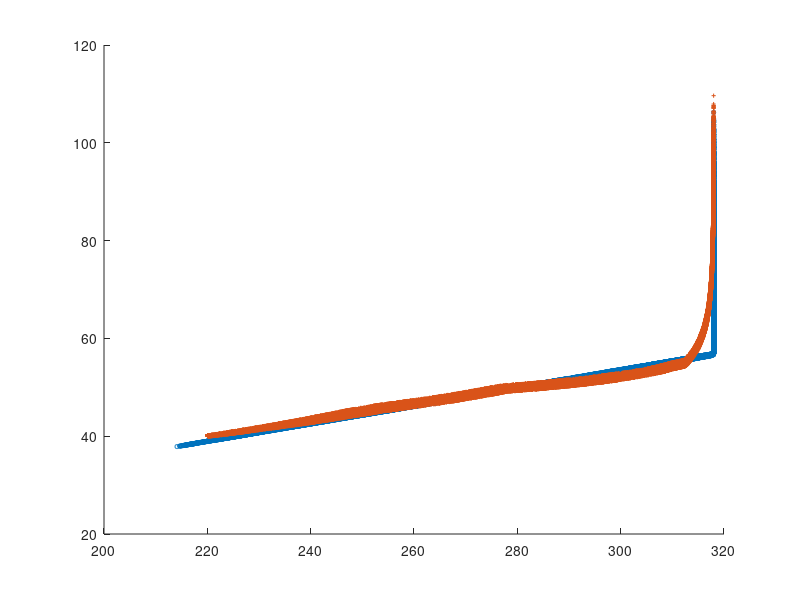

MATLAB code for this plot: (Note: this script raises an error after producing the figure.)
clear;
clc;

load('PGEN_ipopt.mat')
load('PGEN_Pre.mat')

%% 主图：PG1–PG4 对比（Optimizer vs NN-OptNet）
% PGEN_ipopt: [N x 2], 第1列=PG1, 第2列=PG4
% PGEN_Pre:   [N x 2], 第1列=PG1, 第2列=PG4

% --- 读取列 ---
PG1_opt = PGEN_ipopt(:,1);
PG4_opt = PGEN_ipopt(:,2);

PG1_nn  = PGEN_Pre(:,1);
PG4_nn  = PGEN_Pre(:,2);

% --- 图窗口 ---
figure('Color','w','Units','inches','Position',[1 1 4.2 3.3]);
hold on;

% --- 绘制散点（与示例风格接近：蓝色空心圆 vs 橙色加号）---
% 如果点太多导致显示慢，可把 'idx = 1:5:numel(PG1_opt);' 做抽样
plot(PG1_opt, PG4_opt, 'o', ...
    'MarkerSize', 3, ...
    'MarkerEdgeColor', [0 0.4470 0.7410], ...   % 蓝
    'MarkerFaceColor', 'none', ...
    'LineStyle', 'none');

plot(PG1_nn,  PG4_nn,  '+', ...
    'MarkerSize', 3, ...
    'Color', [0.8500 0.3250 0.0980], ...        % 橙
    'LineStyle', 'none');

% --- 竖线（上限）---
x_up = 318;                  
xline(x_up, '--', 'Up limit', ...
    'Color', [0.0 0.6 0.0], ...                 % 绿色虚线
    'LineWidth', 1.5, ...
    'LabelOrientation', 'horizontal', ...
    'LabelVerticalAlignment', 'bottom');

% --- 轴与标注 ---
set(gca,'FontName','Times New Roman','FontSize',12,'LineWidth',1);
xlabel('PG1');
ylabel('PG4');

% 轴范围（与示例相近；如希望自动，改为 axis tight）
xmin = min([PG1_opt; PG1_nn]); xmax = max([PG1_opt; PG1_nn]);
ymin = min([PG4_opt; PG4_nn]); ymax = max([PG4_opt; PG4_nn]);
xmargin = 0.02*(xmax-xmin); ymargin = 0.05*(ymax-ymin);
xlim([xmin-xmargin, xmax+xmargin]);
ylim([ymin-ymargin, ymax+ymargin]);

grid on; box on;

% --- 图例 ---
lg = legend('Optimizer','NN-OptNet','Up limit', ...
    'Location','southwest');
set(lg,'Box','off');

hold off;

% 如需保存：
% exportgraphics(gcf,'PG1_PG4_main_only.png','Resolution',300);
